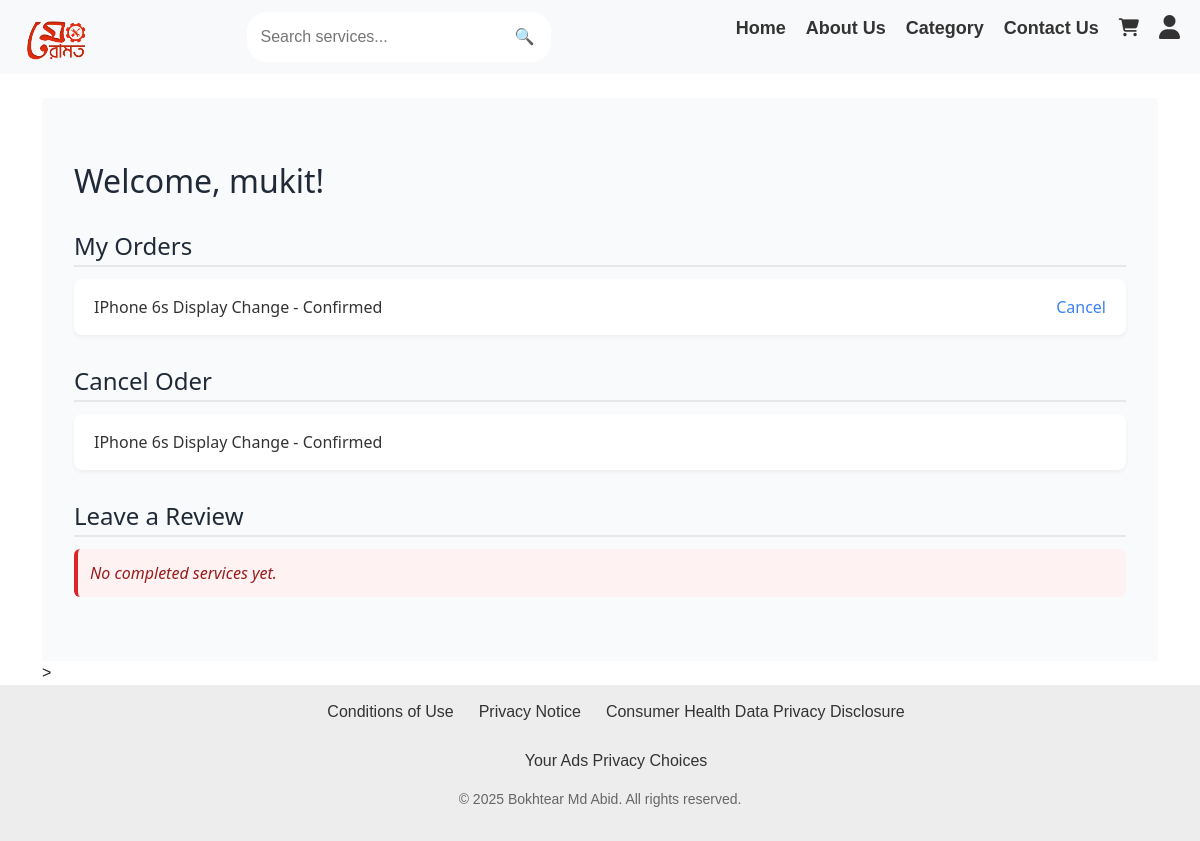
The page /user/user-dashboard/ (signed in) on the database as committed earlier.
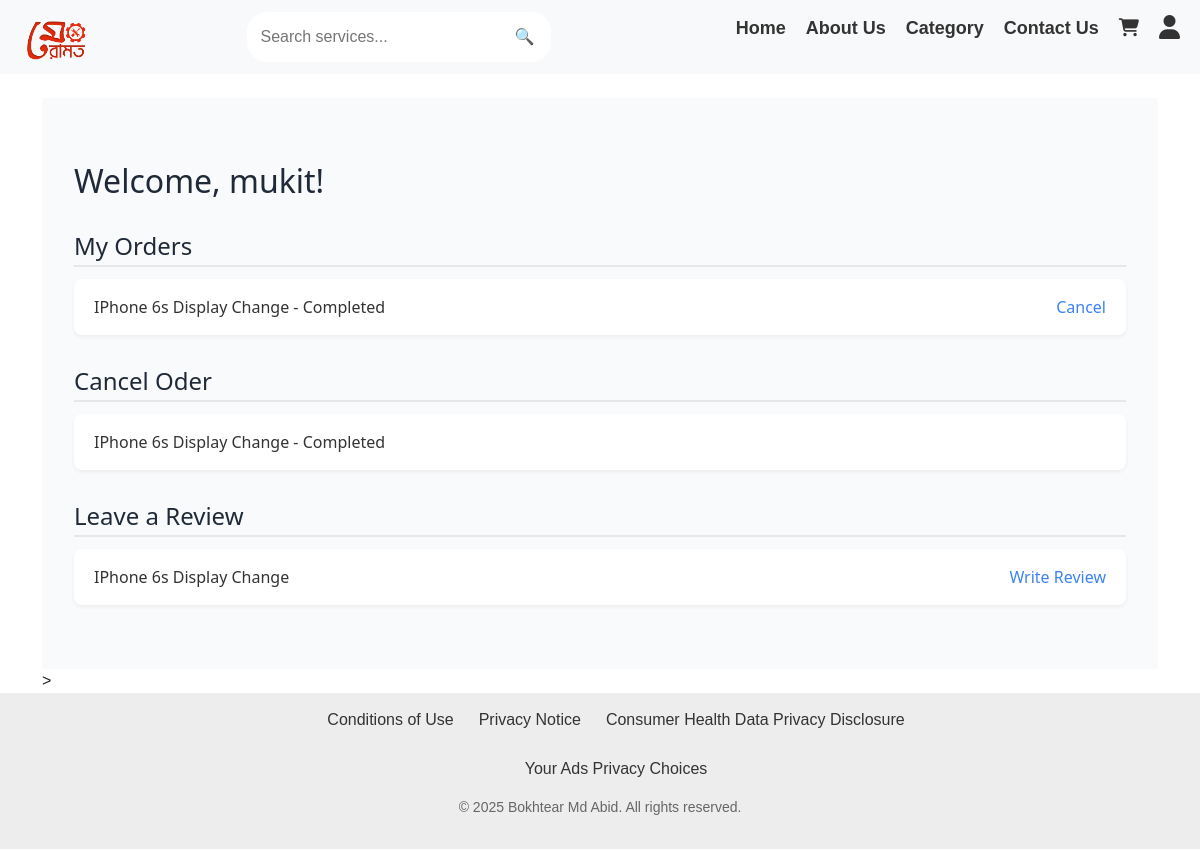
The same page on the database as committed later.
### meramotapp/models.py (models this page shows, shortened)
class Booking(models.Model):
    user = models.ForeignKey(settings.AUTH_USER_MODEL, on_delete=models.CASCADE)
    service = models.ForeignKey(Service, on_delete=models.CASCADE)
    date = models.DateField()
    time_slot = models.CharField(max_length=20)  # Example: "10:00 AM - 11:00 AM"
    status = models.CharField(max_length=20, choices=[('Pending', 'Pending'), ('Confirmed', 'Confirmed'), ('Cancelled', 'Cancelled')], default='Pending')
    created_at = models.DateTimeField(auto_now_add=True)

class Service(models.Model):
    seller = models.ForeignKey(settings.AUTH_USER_MODEL, on_delete=models.CASCADE, limit_choices_to={'is_seller': True})
    category = models.ForeignKey('Category', on_delete=models.CASCADE)
    title = models.CharField(max_length=255)
    description = models.TextField()
    price = models.DecimalField(max_digits=10, decimal_places=2)
    image = models.ImageField(upload_to='service_images', null=True, blank=True)
    location = models.CharField(max_length=255, null=True, blank=True)
    rating = models.FloatField(default=0.0)
    created_at = models.DateTimeField(auto_now_add=True)

### meramotapp/views.py (the view)
# urls.py: path("user/user-dashboard/", views.user_dashboard,  name="user_dashboard"),
@login_required
def user_dashboard(request):
    if request.user.is_seller:
        return redirect("seller_dashboard")
    orders = Booking.objects.filter(user=request.user)
    completed_services = Service.objects.filter(booking__user=request.user, booking__status="Completed")
    return render(request, "user/user_dashboard.html", {"orders": orders, "completed_services": completed_services})

### templates/user/user_dashboard.html (shortened to what this page needs)
{% extends "base.html" %}
{% load static %}
{% block extra_css %}
<link rel="stylesheet" href="{% static 'css/style_user_dashboard.css' %}">
{% endblock %}
{% block content %}
<div class="dashboard-container">
<h2>Welcome, {{ user.username }}!</h2>
    <h3>My Orders</h3>
    <ul>
        {% for order in orders %}
            <li>{{ order.service.title }} - {{ order.status }}
                <a href="{% url 'cancel_order' order.id %}">Cancel</a>
            </li>
        {% empty %}
            <p>No orders yet.</p>
        {% endfor %}
    </ul>
    <h3>Cancel Oder</h3>
    <ul>
        {% for order in orders %}
            <li>
                {{ order.service.title }} - {{ order.status }}
            </li>
        {% empty %}
            <p>No orders yet.</p>
        {% endfor %}
    </ul>
    <h3>Leave a Review</h3>
    <ul>
        {% for service in completed_services %}
            <li>{{ service.title }}
                <a href="#">Write Review</a>
            </li>
        {% empty %}
            <p>No completed services yet.</p>
        {% endfor %}
    </ul>
</div>>
{% endblock %}

Rows that differ between the two databases and show on the page:
changed Booking "IPhone 6s Display Change": status "Confirmed" → "Completed"
now on this page (row unchanged): Service: title "IPhone 6s Display Change"
Other text that changed with them:
text no longer shown: "No completed services yet."
